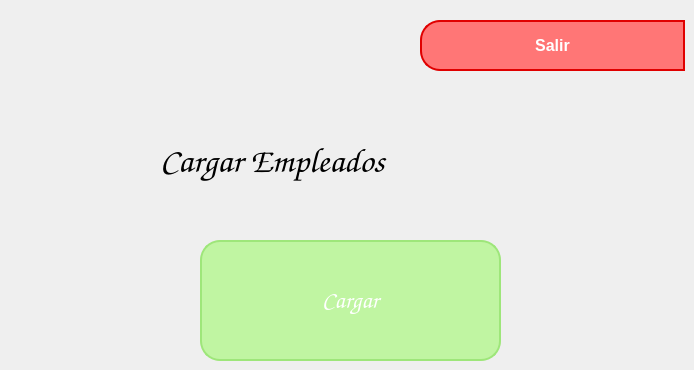
             <widget class="QWidget" name="cargaMasivaEmpleados">
              <widget class="QLabel" name="label_7">
               <property name="geometry">
                <rect>
                 <x>160</x>
                 <y>90</y>
                 <width>391</width>
                 <height>141</height>
                </rect>
               </property>
               <property name="font">
                <font>
                 <family>Comic Sans MS</family>
                 <pointsize>26</pointsize>
                 <weight>50</weight>
                 <bold>false</bold>
                </font>
               </property>
               <property name="text">
                <string>Cargar Empleados</string>
               </property>
               <property name="alignment">
                <set>Qt::AlignLeading|Qt::AlignLeft|Qt::AlignVCenter</set>
               </property>
              </widget>
              <widget class="QPushButton" name="go_login_CM_empleados">
               <property name="geometry">
                <rect>
                 <x>420</x>
                 <y>20</y>
                 <width>265</width>
                 <height>51</height>
                </rect>
               </property>
               <property name="styleSheet">
                <string notr="true">QPushButton {
    background-color: #ff7676;
    border: 2px solid #e00000; 
    color: white;
    font-size: 16px;
    font-weight: bold;
    padding: 10px;
	border-top-left-radius:20px;
	border-bottom-left-radius:20px;

}

QPushButton:hover {
    background-color:#c20000; 
    border: 2px solid #c20000; 
}</string>
               </property>
               <property name="text">
                <string>Salir</string>
               </property>
               <property name="icon">
                <iconset resource="res1.qrc">
                 <normaloff>:/images/bt_back.png</normaloff>:/images/bt_back.png</iconset>
               </property>
               <property name="iconSize">
                <size>
                 <width>30</width>
                 <height>30</height>
                </size>
               </property>
              </widget>
              <widget class="QPushButton" name="bt_up_cargaMasivaEmpleados">
               <property name="geometry">
                <rect>
                 <x>200</x>
                 <y>240</y>
                 <width>301</width>
                 <height>121</height>
                </rect>
               </property>
               <property name="font">
                <font>
                 <family>Comic Sans MS</family>
                 <pointsize>18</pointsize>
                 <weight>50</weight>
                 <bold>false</bold>
                </font>
               </property>
               <property name="styleSheet">
                <string notr="true">QPushButton {
    background-color: #C0F5A2;
    border: 2px solid #9EE67A; 
    color: white;
    padding: 10px;
	border-top-left-radius:20px;
	border-bottom-left-radius:20px;
	border-top-right-radius:20px;
	border-bottom-right-radius:20px;

}

QPushButton:hover {
    background-color:#9EE67A; 
    border: 2px solid #9EE67A; 
}</string>
               </property>
               <property name="text">
                <string>Cargar</string>
               </property>
               <property name="icon">
                <iconset resource="res1.qrc">
                 <normaloff>:/images/bt_upload.png</normaloff>:/images/bt_upload.png</iconset>
               </property>
               <property name="iconSize">
                <size>
                 <width>100</width>
                 <height>100</height>
                </size>
               </property>
              </widget>
             </widget>
